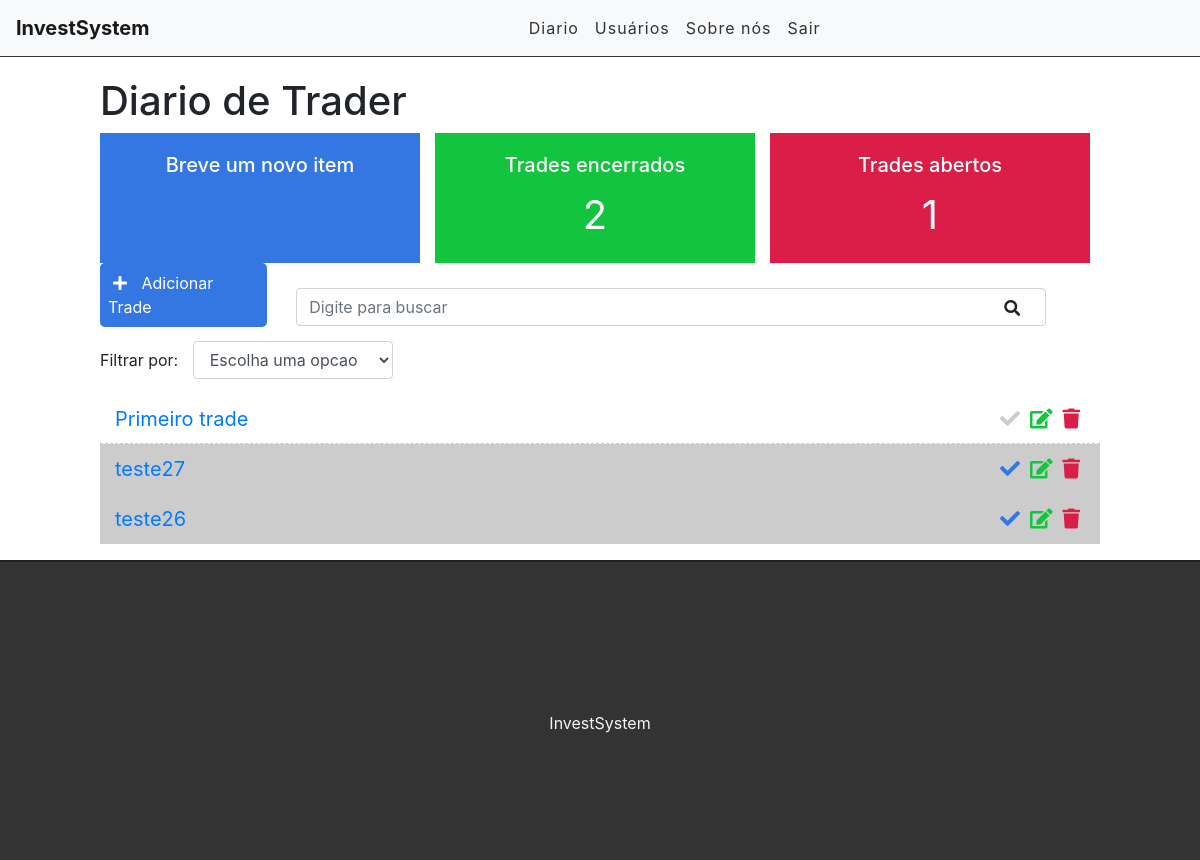
/diario (signed in), run on an earlier commit of the app's database.
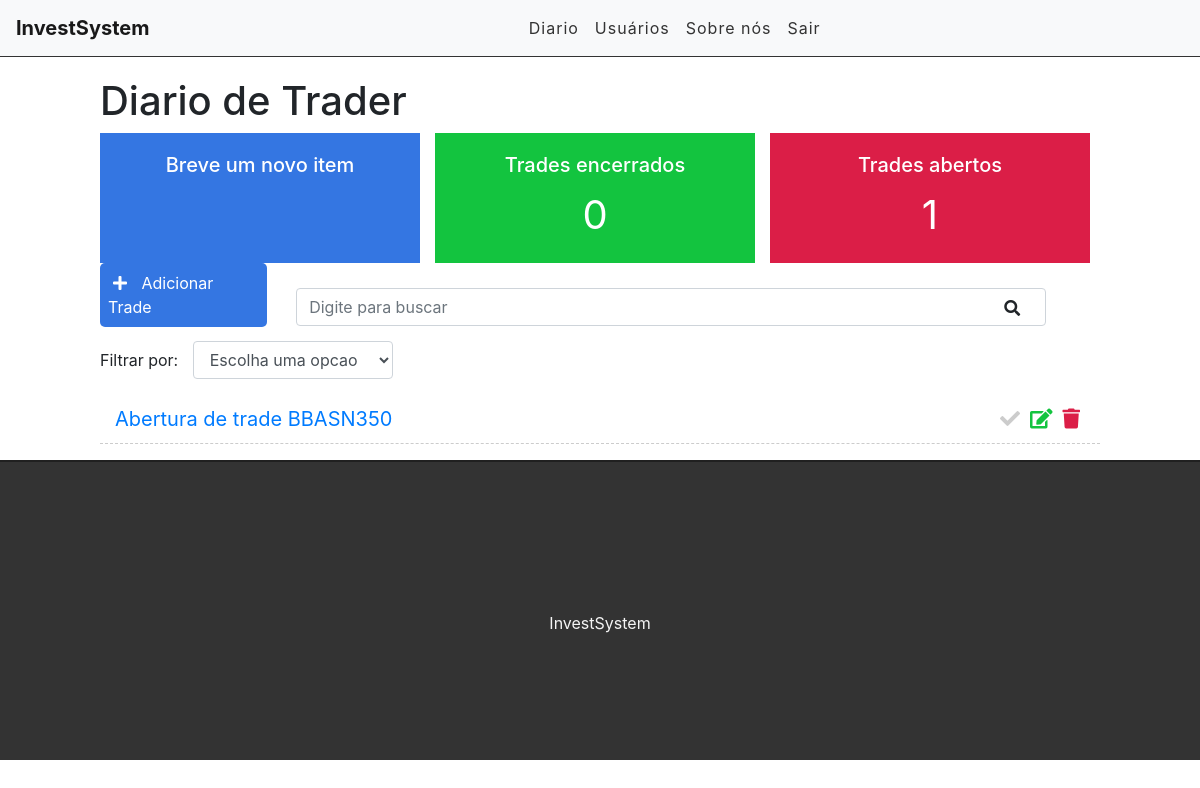
And on a later commit of the database.
### contas/models.py (models this page shows, shortened)
class Trade(models.Model):
      STATUS = (
            ('doing', 'Doing'),
            ('done', 'Done'),
      )
      title = models.CharField(max_length=255)
      description = models.TextField()
      done = models.CharField(
            max_length=5,
            choices = STATUS,
      )
      user = models.ForeignKey(get_user_model(), on_delete=models.CASCADE)
      created_at = models.DateTimeField(auto_now_add=True)
      updated_at = models.DateTimeField(auto_now=True)

### contas/views.py (the view)
# urls.py: path('diario',diarioTrader, name='diario'),
@login_required
def diarioTrader(request):
    search = request.GET.get('search')
    filter = request.GET.get('filter')
    tradeDone = Trade.objects.filter(done='done', user=request.user).count()
    tradeDoing = Trade.objects.filter(done='doing', user=request.user).count()
    if search:
        trade = Trade.objects.filter(title__icontains=search, user=request.user)
    elif filter:
        trade = Trade.objects.filter(done=filter, user=request.user)
    else:
        trade = Trade.objects.all().order_by('-created_at').filter(user=request.user)
    return render(request, 'contas/list.html', {'trade': trade,'tradedone': tradeDone, 'tradedoing': tradeDoing })

### contas/templates/contas/list.html (shortened to what this page needs)
{%extends 'contas/base.html'%}
{%block content%}
<div class="offset-1 col-10 list-div">
    <h1>Diario de Trader</h1>
    <div class="container dashboard">
        <div class="col-4 dashboard-box" id="dashboard-lastdays">
            <h4>Breve um novo item</h4>
        </div>
        <div class="col-4 dashboard-box" id="dashboard-done">
            <h4>Trades encerrados</h4>
            <span>{{ tradedone }}</span>
        </div>
        <div class="col-4 dashboard-box" id="dashboard-doing">
            <h4>Trades abertos</h4>
            <span>{{ tradedoing }}</span>
        </div>
    </div>
    <a id="add-link" href="newTrade/">
        <div class="col-2 add-div">
            <i class="fas fa-plus "></i> Adicionar Trade
        </div>
    </a>
    <div class="col-9 search-div">
        <form method="GET" id="search-form">
            <input class="form-control" type="text" id="search" name="search" placeholder="Digite para buscar">
            <i class="fas fa-search" id="search-btn"></i>
        </form>
    </div>
    <div class="col-12 filter-div">
        <span>Filtrar por:</span>
        <select name="filter" id="filter" class="form-control">
            <option value="">Escolha uma opcao</option>
        </select>
    </div>
    <ul class="task-list">
        {% for trades in trade %}
        {% if trades.done == 'doing'%}
        <li class="task-item">
            {%else%}
        <li class="task-item done">
            {%endif%}
                <span><a href="/diario/{{trades.id}}">{{trades.title}}</a></span>
                <a href="delete/{{trades.id}}"><span><i class="fas fa-trash"></i></span></a>
                <a href="edit/{{trades.id}}"><span><i class="fas fa-edit"></i></span></a>
                <a href="changestatus/{{trades.id}}"><span><i class="fas fa-check"></i></span></a>
        </li>
        {%endfor%}
    </ul>
</div>
{%endblock%}

### contas/templates/contas/base.html (shortened to what this page needs)
{% load static %}
<!DOCTYPE html>
<html lang="en">
<head>
    <link href="https://stackpath.bootstrapcdn.com/bootstrap/4.3.1/css/bootstrap.min.css" rel="stylesheet">
    <link rel="stylesheet" href="https://use.fontawesome.com/releases/v5.7.2/css/all.css">
    <link rel="stylesheet" href="{% static 'css/styles.css' %}">
</head>
<body>
    <div class="container-fluid">
        <nav class="navbar navbar-expand-lg navbar-light bg-light">
            <a class="navbar-brand" href="/">InvestSystem</a>
            <div class="collapse navbar-collapse" id="navbarSupportedContent">
                <ul class="navbar-nav">
                    {% if user.is_authenticated %}
                    <li class="nav-item">
                        <a class="nav-link" href="/diario">Diario</a>
                    </li>
                    <li class="nav-item">
                            <a class="nav-link" href="#">Usuários</a>
                        </li>
                    {% else %}
                    <li class="nav-item">
                        <a class="nav-link" href="/accounts/login">Entrar</a>
                    </li>
                    {% endif %}
                    <li class="nav-item">
                        <a class="nav-link" href="#">Sobre nós</a>
                    </li>
                    {% if user.is_authenticated %}
                    <li class="nav-item">
                            <a class="nav-link" href="/login">Sair</a>
                        </li>
                    {% endif %}
                </ul>
            </div>
        </nav>
        {% block content %}
        {% endblock %}
        <footer>
            <p>InvestSystem</p>
        </footer>
    </div>
</body>
</html>

### contas/static/css/styles.css (style rules this page uses)
.container-fluid { padding: 0; }
.navbar { border-bottom: 1px solid #333; margin-bottom: 20px; }
.navbar-nav { margin: auto; }
.navbar-brand { font-weight: bold; }
.navbar-light .navbar-nav a.nav-link { color: #333; letter-spacing: 1px; }
.dashboard { padding: 0; width: 100%; display: block; }
.dashboard h4 { font-size: 20px; }
.dashboard span { font-size: 40px; display: block; width: 100%; }
.dashboard-box { float: left; background-color: #DFDFDF; color: #FFF; padding: 20px; box-sizing: border-box; height: 130px; width: 32%; text-align: center; }
.dashboard-box:nth-child(2) { margin-left: 1.5%; margin-right: 1.5%; }
#dashboard-lastdays { background-color: #3476e2; }
#dashboard-done { background-color: #13c43f; }
#dashboard-doing { background-color: #db1e47; }
#add-link { text-decoration: none; }
.add-div { background-color: #3476e2; cursor: pointer; display: inline-block; color: #FFF; padding: 8px; border-radius: 5px; margin-right: 25px; }
.fas.fa-plus { color: #FFF; margin-right: 10px; margin-left: 5px; }
.fas.fa-search { position: absolute; top: 12px; right: 26px; cursor: pointer; }
.search-div { padding: 0; margin-top: 15px; margin-bottom: 15px; display: inline-block; }
.filter-div { margin-bottom: 15px; padding: 0; }
#filter { display: inline-block; width: 200px; margin-left: 10px; }
.list-div { padding: 0; }
.task-list { padding-left: 0; }
.task-item { list-style: none; font-size: 20px; height: 50px; padding: 0 15px; padding-top: 10px; border-bottom: 1px dashed #CCC; }
.fas.fa-trash { color: #db1e47; cursor: pointer; margin: 5px; font-size: 20px; float: right; }
.fas.fa-edit { color: #13c43f; cursor: pointer; margin: 5px; font-size: 20px; float: right; }
.fa-check { color: #CCC; cursor: pointer; margin: 5px; font-size: 20px; float: right; }
footer { background-color: #333; height: 300px; border-top: 2px solid #202020; }
footer p { color: #f5f5f5; text-align: center; top: 50%; position: relative; }

### contas/templates/contas/list.html (style rules this page uses)
.container-fluid { padding: 0; }
.navbar { border-bottom: 1px solid #333; margin-bottom: 20px; }
.navbar-nav { margin: auto; }
.navbar-brand { font-weight: bold; }
.navbar-light .navbar-nav a.nav-link { color: #333; letter-spacing: 1px; }
.dashboard { padding: 0; width: 100%; display: block; }
.dashboard h4 { font-size: 20px; }
.dashboard span { font-size: 40px; display: block; width: 100%; }
.dashboard-box { float: left; background-color: #DFDFDF; color: #FFF; padding: 20px; box-sizing: border-box; height: 130px; width: 32%; text-align: center; }
.dashboard-box:nth-child(2) { margin-left: 1.5%; margin-right: 1.5%; }
#dashboard-lastdays { background-color: #3476e2; }
#dashboard-done { background-color: #13c43f; }
#dashboard-doing { background-color: #db1e47; }
#add-link { text-decoration: none; }
.add-div { background-color: #3476e2; cursor: pointer; display: inline-block; color: #FFF; padding: 8px; border-radius: 5px; margin-right: 25px; }
.fas.fa-plus { color: #FFF; margin-right: 10px; margin-left: 5px; }
.fas.fa-search { position: absolute; top: 12px; right: 26px; cursor: pointer; }
.search-div { padding: 0; margin-top: 15px; margin-bottom: 15px; display: inline-block; }
.filter-div { margin-bottom: 15px; padding: 0; }
#filter { display: inline-block; width: 200px; margin-left: 10px; }
.list-div { padding: 0; }
.task-list { padding-left: 0; }
.task-item { list-style: none; font-size: 20px; height: 50px; padding: 0 15px; padding-top: 10px; border-bottom: 1px dashed #CCC; }
.fas.fa-trash { color: #db1e47; cursor: pointer; margin: 5px; font-size: 20px; float: right; }
.fas.fa-edit { color: #13c43f; cursor: pointer; margin: 5px; font-size: 20px; float: right; }
.fa-check { color: #CCC; cursor: pointer; margin: 5px; font-size: 20px; float: right; }
footer { background-color: #333; height: 300px; border-top: 2px solid #202020; }
footer p { color: #f5f5f5; text-align: center; top: 50%; position: relative; }

What changed in the data, as far as the page shows it:
removed Trade: title "Primeiro trade"
removed Trade: title "teste27"
removed Trade: title "teste26"
added Trade: title "Abertura de trade BBASN350"
Also different on the page:
{{ tradedone }}: "2" → "0"
